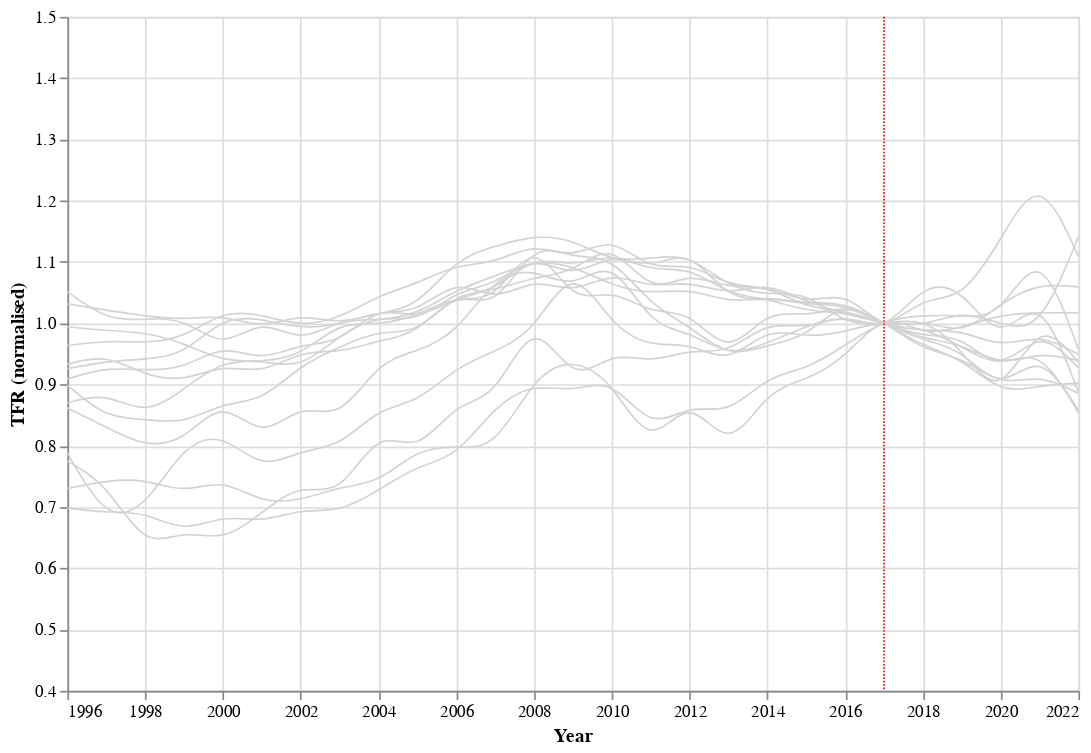

Notebook cell for this chart:
### Code cell
source = tfr_normalised[all_countries].stack().reset_index().rename(columns={0: 'tfr', 'level_0':'year', 'level_1':'country'})

highlight = alt.selection_point(
    on='mouseover',
    fields=['country'], 
    nearest=True,
    empty=False
)

base = alt.Chart(
    source,
    width=600,
    height=400
).encode(
    x=alt.X('year:Q').axis(format='.0f').scale(domainMin=cut_off+1).title('Year'),
    y=alt.Y('tfr:Q', title='TFR (normalised)').scale(domain=[0.4, 1.5]),
    detail='country:N'
) 

points = base.mark_circle().encode(
    opacity=alt.value(0),
    tooltip='country'
).add_params(
    highlight
)

lines = base.mark_line(
    interpolate='natural'
).encode(
    size=alt.when(highlight).then(alt.value(2)).otherwise(alt.value(1)),
    color=alt.when(highlight).then(alt.value('red')).otherwise(alt.value('lightgray')),
    #color=alt.condition(~highlight, alt.value('lightgray'), alt.value('red')),
    tooltip='country'
)

rule = alt.Chart(pd.DataFrame({
  'aasta': [treatment_year],
  'color': 'red'
})).mark_rule(strokeDash=[1,1]).encode(
  x='aasta:Q',
  color=alt.Color('color:N', scale=None)
)

(points + lines + rule).configure(font='SF Compact Display')

### Figure 1 — Vega-Lite specification as saved in the notebook (floating-point values rounded to 4 significant figures; data arrays with more than 128 entries replaced by an {"elided": "..."} marker saying what was removed)
{"config": {"view": {"continuousWidth": 300, "continuousHeight": 300}, "font": "SF Compact Display"}, "layer": [{"mark": {"type": "circle"}, "encoding": {"detail": {"field": "country", "type": "nominal"}, "opacity": {"value": 0}, "tooltip": {"field": "country", "type": "nominal"}, "x": {"axis": {"format": ".0f"}, "field": "year", "scale": {"domainMin": 1996}, "title": "Year", "type": "quantitative"}, "y": {"field": "tfr", "scale": {"domain": [0.4, 1.5]}, "title": "TFR (normalised)", "type": "quantitative"}}, "name": "view_1"}, {"mark": {"type": "line", "interpolate": "natural"}, "encoding": {"color": {"condition": [{"param": "param_1", "value": "red", "empty": false}], "value": "lightgray"}, "detail": {"field": "country", "type": "nominal"}, "size": {"condition": [{"param": "param_1", "value": 2, "empty": false}], "value": 1}, "tooltip": {"field": "country", "type": "nominal"}, "x": {"axis": {"format": ".0f"}, "field": "year", "scale": {"domainMin": 1996}, "title": "Year", "type": "quantitative"}, "y": {"field": "tfr", "scale": {"domain": [0.4, 1.5]}, "title": "TFR (normalised)", "type": "quantitative"}}}, {"data": {"name": "data-79f63cf14173c992a4b00788bc4f548f"}, "mark": {"type": "rule", "strokeDash": [1, 1]}, "encoding": {"color": {"field": "color", "scale": null, "type": "nominal"}, "x": {"field": "aasta", "type": "quantitative"}}}], "data": {"name": "data-080f5d3584f03ee1ed92e9ed8548c1d0"}, "height": 400, "params": [{"name": "param_1", "select": {"type": "point", "fields": ["country"], "nearest": true, "on": "mouseover"}, "views": ["view_1"]}], "width": 600, "$schema": "https://vega.github.io/schema/vega-lite/v5.20.1.json", "datasets": {"data-080f5d3584f03ee1ed92e9ed8548c1d0": {"elided": "378 records"}, "data-79f63cf14173c992a4b00788bc4f548f": [{"aasta": 2017, "color": "red"}]}}
